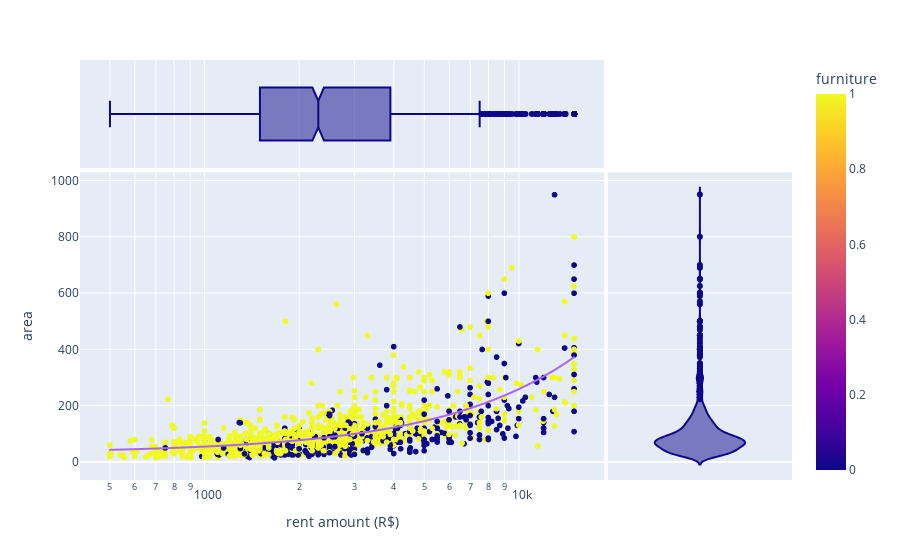

Source (notebook cell):
### Code cell
area_df = data[data['area'] < 2000 ]
area_df = area_df[area_df['city']=="Rio de Janeiro"]
fig = px.scatter(area_df, x="rent amount (R$)", y="area", color="furniture",
           hover_name="furniture", log_x=True, size_max=30, marginal_y="violin",
           marginal_x="box", trendline="ols")
fig.show()

### Figure 1 — Plotly figure (JSON) as saved in the notebook; plotly's stock layout.template omitted (floating-point values rounded to 4 significant figures; data arrays with more than 128 entries replaced by an {"elided": "..."} marker saying what was removed)
{"data": [{"hoverlabel": {"namelength": 0}, "hovertemplate": "<b>%{hovertext}</b><br><br>rent amount (R$)=%{x}<br>area=%{y}<br>furniture=%{marker.color}", "hovertext": {"elided": "1501 int values"}, "legendgroup": "", "marker": {"color": {"elided": "1501 int values"}, "coloraxis": "coloraxis", "symbol": "circle"}, "mode": "markers", "name": "", "showlegend": false, "type": "scattergl", "x": {"elided": "1501 int values"}, "xaxis": "x", "y": {"elided": "1501 int values"}, "yaxis": "y"}, {"alignmentgroup": "True", "hoverlabel": {"namelength": 0}, "hovertemplate": "<b>%{hovertext}</b><br><br>rent amount (R$)=%{x}", "hovertext": {"elided": "1501 int values"}, "legendgroup": "", "marker": {"color": "#0d0887", "symbol": "circle"}, "name": "", "notched": true, "offsetgroup": "", "showlegend": false, "type": "box", "x": {"elided": "1501 int values"}, "xaxis": "x3", "yaxis": "y3"}, {"alignmentgroup": "True", "hoverlabel": {"namelength": 0}, "hovertemplate": "<b>%{hovertext}</b><br><br>area=%{y}", "hovertext": {"elided": "1501 int values"}, "legendgroup": "", "marker": {"color": "#0d0887", "symbol": "circle"}, "name": "", "offsetgroup": "", "scalegroup": "y", "showlegend": false, "type": "violin", "xaxis": "x2", "y": {"elided": "1501 int values"}, "yaxis": "y2"}, {"hoverlabel": {"namelength": 0}, "hovertemplate": "<b>OLS trendline</b><br>area = 0.022699 * rent amount (R$) + 31.963898<br>R<sup>2</sup>=0.463628<br><br>rent amount (R$)=%{x}<br>area=%{y} <b>(trend)</b>", "legendgroup": "", "marker": {"symbol": "circle"}, "mode": "lines", "name": "", "showlegend": false, "type": "scattergl", "x": {"elided": "1501 int values"}, "xaxis": "x", "y": {"elided": "1501 float values"}, "yaxis": "y"}], "layout": {"coloraxis": {"colorbar": {"title": {"text": "furniture"}}, "colorscale": [[0, "#0d0887"], [0.1111, "#46039f"], [0.2222, "#7201a8"], [0.3333, "#9c179e"], [0.4444, "#bd3786"], [0.5556, "#d8576b"], [0.6667, "#ed7953"], [0.7778, "#fb9f3a"], [0.8889, "#fdca26"], [1, "#f0f921"]]}, "legend": {"tracegroupgap": 0}, "margin": {"t": 60}, "xaxis": {"anchor": "y", "domain": [0, 0.7363], "title": {"text": "rent amount (R$)"}, "type": "log"}, "xaxis2": {"anchor": "y2", "domain": [0.7413, 1], "matches": "x2", "showgrid": false, "showline": false, "showticklabels": false, "ticks": ""}, "xaxis3": {"anchor": "y3", "domain": [0, 0.7363], "matches": "x", "showgrid": true, "showticklabels": false, "type": "log"}, "xaxis4": {"anchor": "y4", "domain": [0.7413, 1], "matches": "x2", "showgrid": false, "showline": false, "showticklabels": false, "ticks": ""}, "yaxis": {"anchor": "x", "domain": [0, 0.7326], "title": {"text": "area"}}, "yaxis2": {"anchor": "x2", "domain": [0, 0.7326], "matches": "y", "showgrid": true, "showticklabels": false}, "yaxis3": {"anchor": "x3", "domain": [0.7426, 1], "matches": "y3", "showgrid": false, "showline": false, "showticklabels": false, "ticks": ""}, "yaxis4": {"anchor": "x4", "domain": [0.7426, 1], "matches": "y3", "showgrid": true, "showline": false, "showticklabels": false, "ticks": ""}}}
